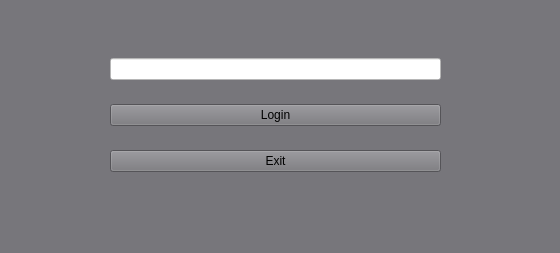
<?xml version="1.0" encoding="UTF-8"?>
<ui version="4.0">
 <class>Form</class>
 <widget class="QWidget" name="Form">
  <property name="geometry">
   <rect>
    <x>0</x>
    <y>0</y>
    <width>560</width>
    <height>253</height>
   </rect>
  </property>
  <property name="windowTitle">
   <string>Form</string>
  </property>
  <property name="styleSheet">
   <string notr="true">background-color: rgb(119, 118, 123);</string>
  </property>
  <widget class="QWidget" name="verticalLayoutWidget">
   <property name="geometry">
    <rect>
     <x>110</x>
     <y>40</y>
     <width>331</width>
     <height>151</height>
    </rect>
   </property>
   <layout class="QVBoxLayout" name="verticalLayout_2">
    <item>
     <widget class="QLineEdit" name="lineEdit">
      <property name="styleSheet">
       <string notr="true">background-color: rgb(255, 255, 255);</string>
      </property>
     </widget>
    </item>
    <item>
     <widget class="QPushButton" name="login_button">
      <property name="text">
       <string>Login</string>
      </property>
     </widget>
    </item>
    <item>
     <widget class="QPushButton" name="exit_button">
      <property name="text">
       <string>Exit</string>
      </property>
     </widget>
    </item>
   </layout>
  </widget>
  <widget class="QLabel" name="label">
   <property name="geometry">
    <rect>
     <x>0</x>
     <y>10</y>
     <width>561</width>
     <height>18</height>
    </rect>
   </property>
   <property name="text">
    <string/>
   </property>
  </widget>
 </widget>
 <resources/>
 <connections/>
</ui>
